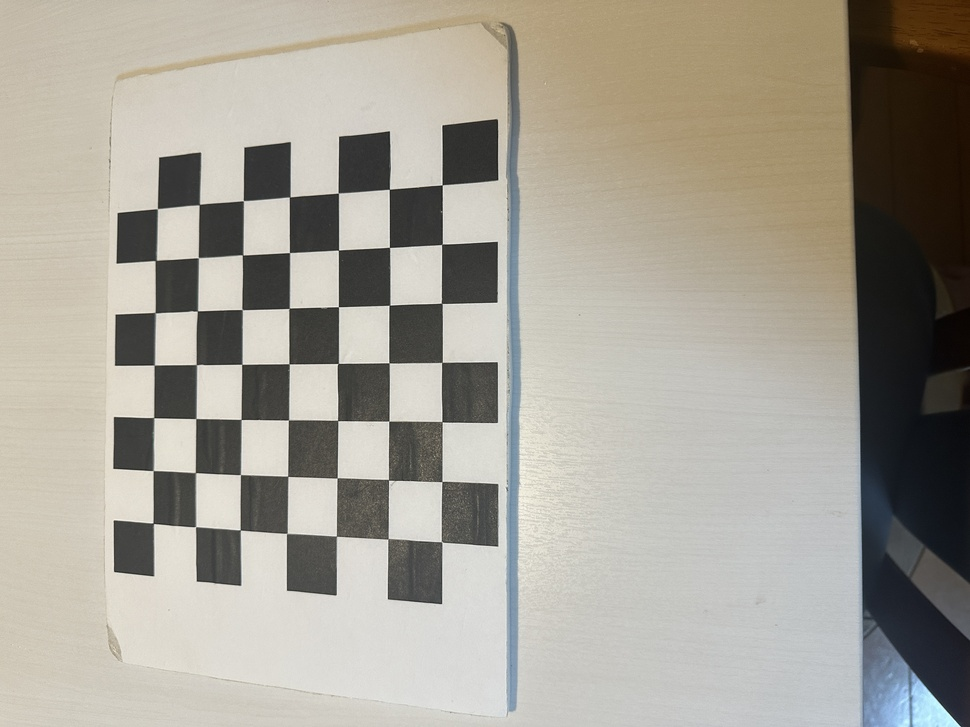
#> input picture SQ-2/images/IMG_001.jpg, 970 x 727 px, shrunk from 4032 x 3024 before the run; its folder holds only this picture in this run
$ python calibrate.py
#> lines starting #> are read from the running program, lines starting #| are printed output that depends on the picture; after the words box and inside, x2 and y2 are one past the last pixel; in counts of white or black regions, pixels touching at a corner belong together; long printed decimals are rounded
import cv2
import numpy as np
import glob
import os

# Settings
# internal corners (if squares are 8x8, internal corners are 7x7)
CHECKERBOARD = (7, 7)

# square size [mm]
SQUARE_SIZE = 25.0

# output directory
OUTPUT_DIR = "outputs"

# draw a 3D box on each image
DRAW_3D = True
BOX_HEIGHT_SQUARES = 3

# 35mm-equivalent focal length from specs (mm); set to None to skip comparison
FOCAL_LENGTH_EQ_MM = 24.0

os.makedirs(OUTPUT_DIR, exist_ok=True)

# Prepare 3D points
objp = np.zeros(
    (CHECKERBOARD[0] * CHECKERBOARD[1], 3),
    np.float32
)

objp[:, :2] = (
    np.mgrid[
        0:CHECKERBOARD[0],
        0:CHECKERBOARD[1]
    ].T.reshape(-1, 2)
)

objp *= SQUARE_SIZE

objpoints = []
imgpoints = []
valid_images = []
valid_filenames = []
image_size = None
detection_results = []

# Load images
images = glob.glob("images/*.jpg")

print(f"Found {len(images)} images")

# Detect chessboard corners
for fname in images:

    img = cv2.imread(fname)
#> img is the input picture: shape (727, 970, 3); mean B, G, R 149.6, 160.1, 164.3

    if img is None:
        print(f"Cannot load {fname}")
        continue

    gray = cv2.cvtColor(img, cv2.COLOR_BGR2GRAY)
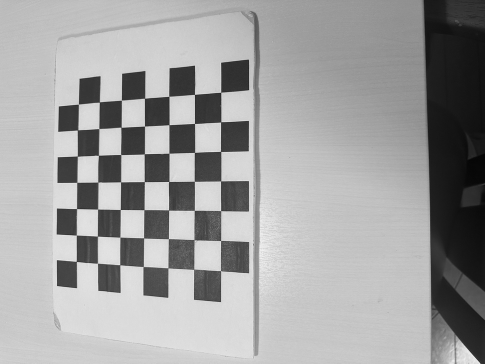
#> gray: shape (727, 970) (shown at 1/2 size); min 4, max 254, mean 160.2

    if image_size is None:
        image_size = gray.shape[::-1]

    ret, corners = cv2.findChessboardCornersSB(
        gray,
        CHECKERBOARD,
        None
    )
#> ret = True; corners = 49 rows, first 8: [157.3, 208.6], [199.2, 204.4], [243.2, 200.8], [289.6, 196.8], [338.4, 193.1], [389.4, 189.2], [442.2, 184.9], [155.7, 260.4]

    print(fname, ret)
#| images/IMG_001.jpg True


    # log detection result for diagnostics
    basename = os.path.basename(fname)
    if ret and corners is not None:
        num_corners = int(corners.shape[0])
    else:
        num_corners = 0
    detection_results.append((basename, int(bool(ret)), num_corners))

    if ret:

        objpoints.append(objp)
        imgpoints.append(corners)
        valid_images.append(img)
        valid_filenames.append(os.path.basename(fname))

        cv2.drawChessboardCorners(
            img,
            CHECKERBOARD,
            corners,
            ret
        )
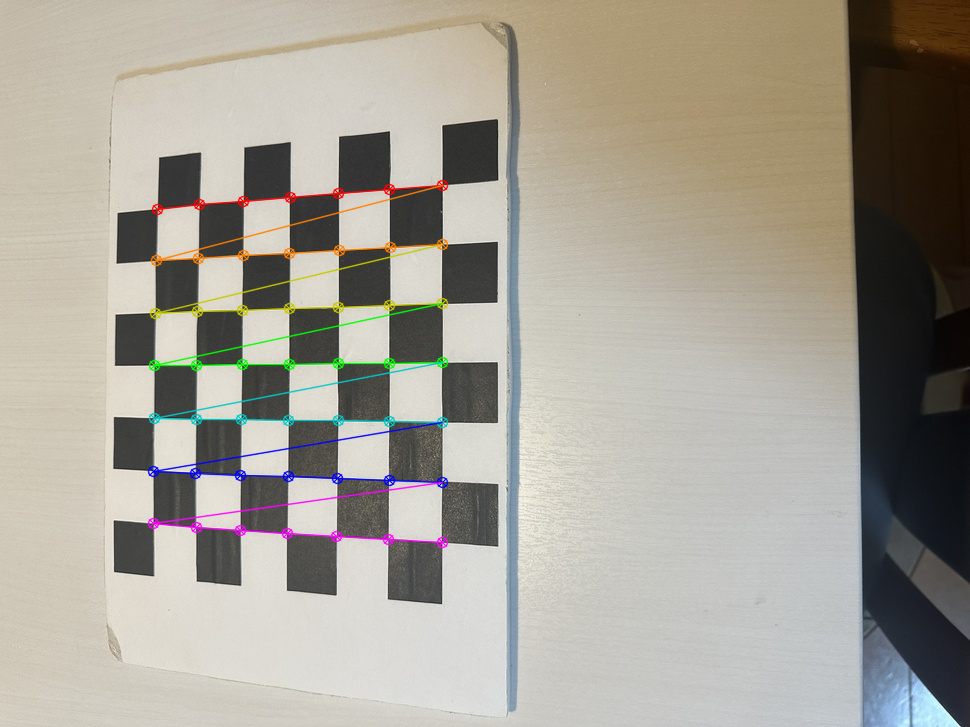
#> img: shape (727, 970, 3); 2.16% of pixels changed, all inside (x1, y1, x2, y2) = (147, 179, 449, 549)

        cv2.imwrite(
            os.path.join(
                OUTPUT_DIR,
                f"corners_{basename}"
            ),
            img
        )

# write detection summary for all images (detected / not detected)
with open(os.path.join(OUTPUT_DIR, "detection_summary.csv"), "w") as f:
    f.write("filename,detected,num_corners\n")
    for name, det, nc in detection_results:
        f.write(f"{name},{det},{nc}\n")
#> this loop made 1 pass
#> (name, det, nc) on pass 1: ('IMG_001.jpg', 1, 49)

if not objpoints:
    raise SystemExit("No chessboard corners detected. Check CHECKERBOARD and images.")

# Camera calibration
ret, mtx, dist, rvecs, tvecs = cv2.calibrateCamera(
    objpoints,
    imgpoints,
    image_size,
    None,
    None
)
#> ret = 0.201; mtx = [[631, 0, 481.7], [0, 660.4, 365], [0, 0, 1]]; dist = [[0.186, -0.657, -0.00384, 0.00533, 0.552]]; rvecs = ([-0.0373, 0.243, -0.00526],); tvecs = ([-163.2, -74.6, 318.6],)

print("\n============================")
print("Camera Matrix")
print("============================")
print(mtx)
#| [[630.972   0.         481.722]
#|  [  0.         660.390 365.046]
#|  [  0.           0.           1.        ]]

print("\n============================")
print("Distortion Coefficients")
print("============================")
print(dist)
#| [[ 0.1858 -0.6574 -0.00384  0.005334  0.5519]]

print("\n============================")
print("Extrinsic Parameters (R, t)")
print("============================")

for i, (rvec, tvec) in enumerate(zip(rvecs, tvecs)):
    rmat, _ = cv2.Rodrigues(rvec)
    print(f"Image {i:02d} R =\n{rmat}")
    print(f"Image {i:02d} t =\n{tvec}\n")
#> this loop made 1 pass
#> (rvec, tvec) on pass 1: ([-0.0373, 0.243, -0.00526], [-163.2, -74.6, 318.6])
#> (printed output is left out)

if DRAW_3D:
    board_w = (CHECKERBOARD[0] - 1) * SQUARE_SIZE
    board_h = (CHECKERBOARD[1] - 1) * SQUARE_SIZE
    box_h = BOX_HEIGHT_SQUARES * SQUARE_SIZE

    box_points = np.float32(
        [
            [0, 0, 0],
            [board_w, 0, 0],
            [board_w, board_h, 0],
            [0, board_h, 0],
            [0, 0, -box_h],
            [board_w, 0, -box_h],
            [board_w, board_h, -box_h],
            [0, board_h, -box_h],
        ]
    )

    for i, (img, rvec, tvec) in enumerate(zip(valid_images, rvecs, tvecs)):
        imgpts, _ = cv2.projectPoints(
            box_points,
            rvec,
            tvec,
            mtx,
            dist
        )

        imgpts = np.int32(imgpts).reshape(-1, 2)

        cv2.polylines(img, [imgpts[:4]], True, (0, 255, 0), 2)
        cv2.polylines(img, [imgpts[4:]], True, (0, 255, 0), 2)

        for j in range(4):
            cv2.line(img, tuple(imgpts[j]), tuple(imgpts[j + 4]), (0, 255, 0), 2)

        cv2.imwrite(
            os.path.join(
                OUTPUT_DIR,
                f"box_{valid_filenames[i]}"
            ),
            img
        )
#> this loop made 1 pass
#> pass 1, `cv2.imwrite( os.path.join( OUTPUT_DIR, f"box_{valid_filenames[i]}" ), ..`:
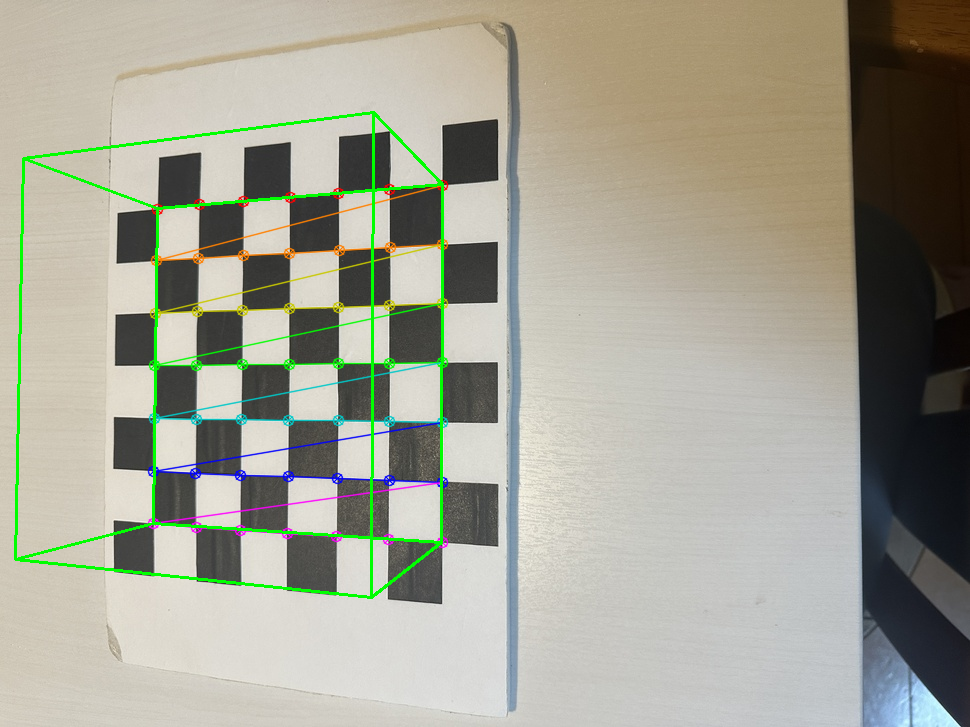
#> saved as box_IMG_001.jpg: shape (727, 970, 3); mean B, G, R 147.3, 161.4, 161.9

# Reprojection error
mean_error = 0

for i in range(len(objpoints)):

    imgpoints2, _ = cv2.projectPoints(
        objpoints[i],
        rvecs[i],
        tvecs[i],
        mtx,
        dist
    )

    error = cv2.norm(
        imgpoints[i],
        imgpoints2,
        cv2.NORM_L2
    ) / len(imgpoints2)

    mean_error += error
#> this loop made 1 pass
#> (error, mean_error) on pass 1: (0.0287, 0.0287)
#> after the loop, mean_error = 0.0287

print("\n============================")
print("Mean Reprojection Error")
print("============================")
print(mean_error / len(objpoints))
#| 0.02873

# per-image reprojection errors and save CSV
per_errs = []
for i in range(len(objpoints)):
    imgpoints2, _ = cv2.projectPoints(
        objpoints[i],
        rvecs[i],
        tvecs[i],
        mtx,
        dist
    )
    err = cv2.norm(imgpoints[i], imgpoints2, cv2.NORM_L2) / len(imgpoints2)
    name = valid_filenames[i] if i < len(valid_filenames) else f"img_{i}"
    per_errs.append((name, float(err)))
#> this loop made 1 pass
#> (err, name) on pass 1: (0.0287, 'IMG_001.jpg')
#> after the loop, per_errs = [('IMG_001.jpg', 0.0287)]

with open(os.path.join(OUTPUT_DIR, "per_image_errors.csv"), "w") as f:
    f.write("filename,error\n")
    for name, e in per_errs:
        f.write(f"{name},{e:.6f}\n")
#> this loop made 1 pass

per_errs_sorted = sorted(per_errs, key=lambda x: x[1], reverse=True)
#> per_errs_sorted = [('IMG_001.jpg', 0.0287)]
print("\nPer-image reprojection errors (px), largest first:")
for name, e in per_errs_sorted[:10]:
    print(f"{name}: {e:.4f}")

if FOCAL_LENGTH_EQ_MM is not None:
    image_width_px = image_size[0]
    f_px_from_spec = (FOCAL_LENGTH_EQ_MM / 36.0) * image_width_px
    f_px_est = 0.5 * (mtx[0, 0] + mtx[1, 1])
#> f_px_est = 645.7

    print("\n============================")
    print("Focal Length Comparison")
    print("============================")
    print(f"Estimated f (px): {f_px_est:.2f}")
#| Estimated f (px): 645.68
    print(f"From spec (px):   {f_px_from_spec:.2f}")
#| From spec (px):   646.67

# Save parameters
np.save(os.path.join(OUTPUT_DIR, "camera_matrix.npy"), mtx)
np.save(os.path.join(OUTPUT_DIR, "dist_coeffs.npy"), dist)

print("\nSaved calibration results.")

$ run again, on SQ-2/images/IMG_005.jpg
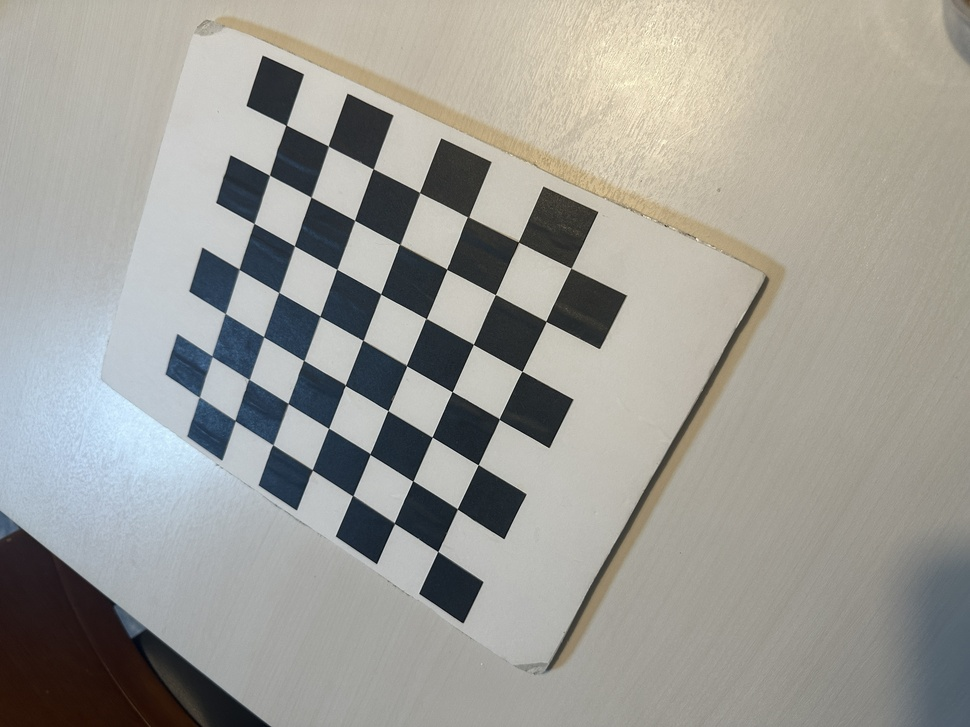
#> input picture SQ-2/images/IMG_005.jpg, 970 x 727 px, shrunk from 4032 x 3024 before the run
#> img is the input picture: shape (727, 970, 3); mean B, G, R 150.5, 156.2, 157.2
#> `ret, corners = cv2.findChessboardCornersSB( gray, CHECKERBOARD, None )`: ret = True; corners = 49 rows, first 8: [285.9, 125.1], [328.2, 146], [373.1, 168.8], [419.8, 192.6], [467.9, 217], [518.7, 242.1], [571, 268.2], [269.2, 175.1]
#| images/IMG_005.jpg True
#> `cv2.drawChessboardCorners( img, CHECKERBOARD, corners, ret )`:
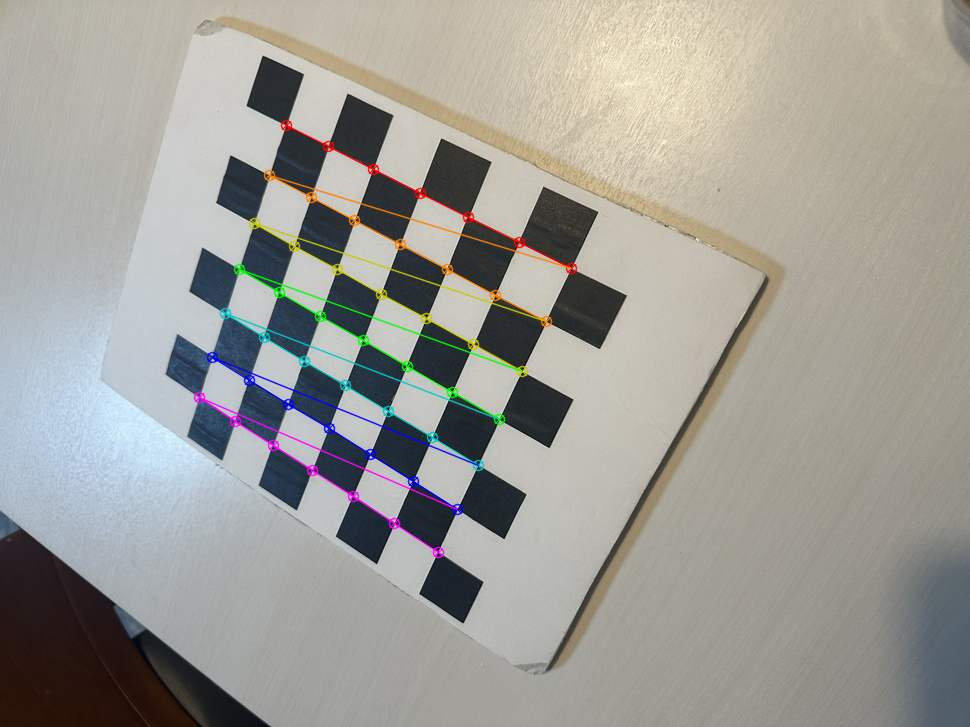
#> img: shape (727, 970, 3); 2.07% of pixels changed, all inside (x1, y1, x2, y2) = (193, 119, 578, 559)
#> the loop `for name, det, nc in detection_results:` made 1 pass
#> (name, det, nc) on pass 1: ('IMG_005.jpg', 1, 49)
#> `ret, mtx, dist, rvecs, tvecs = cv2.calibrateCamera( objpoints, imgpoin..`: ret = 0.192; mtx = [[812, 0, 502.8], [0, 784.8, 356.4], [0, 0, 1]]; dist = [[0.159, 0.615, 0.004, 0.0143, -6.72]]; rvecs = ([0.274, 0.35, 0.46],); tvecs = ([-98.47, -107.9, 366.9],)
#| [[811.955   0.         502.816]
#|  [  0.         784.818 356.377]
#|  [  0.           0.           1.        ]]
#| [[ 1.59237770e-01  6.14839612e-01  4.00153050e-03  1.43075138e-02
#|   -6.71675992e+00]]
#> the loop `for i, (rvec, tvec) in enumerate(zip(rvecs, tvecs)):` made 1 pass
#> (rvec, tvec) on pass 1: ([0.274, 0.35, 0.46], [-98.47, -107.9, 366.9])
#> (printed output is left out)
#> the loop `for i, (img, rvec, tvec) in enumerate(zip(valid_images, rvecs, tvecs)):` made 1 pass
#> pass 1, `cv2.imwrite( os.path.join( OUTPUT_DIR, f"box_{valid_filenames[i]}" ), ..`:
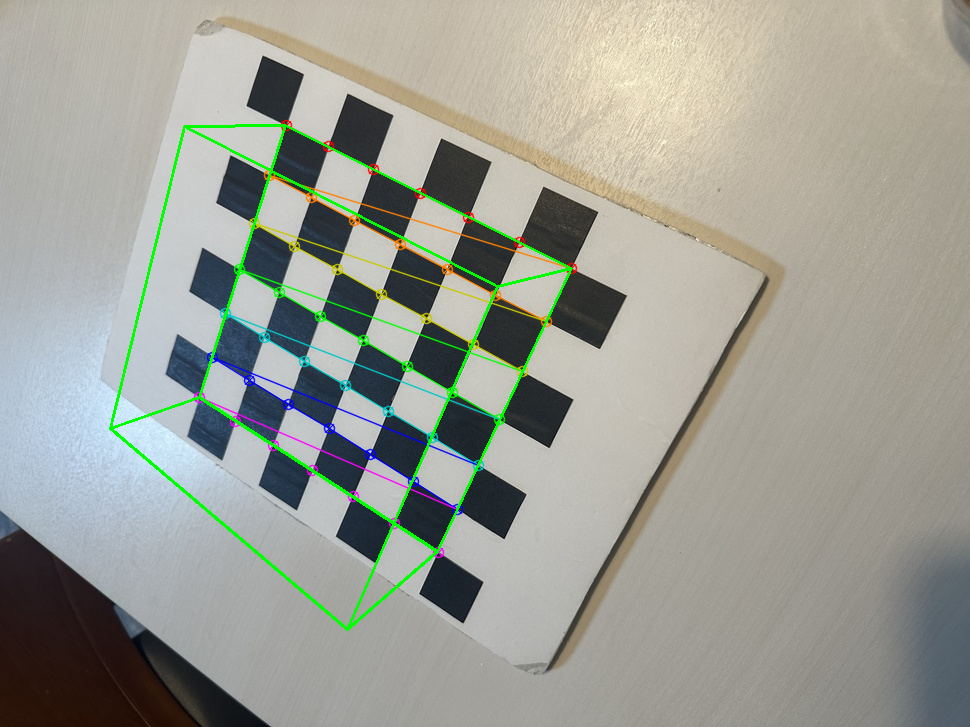
#> saved as box_IMG_005.jpg: shape (727, 970, 3); mean B, G, R 148.5, 157.6, 155.6
#> the loop `for i in range(len(objpoints)): ` made 1 pass
#> (error, mean_error) on pass 1: (0.0274, 0.0274)
#> after the loop `for i in range(len(objpoints)):`: mean_error = 0.0274
#| 0.02739
#> the loop `for i in range(len(objpoints)):` made 1 pass
#> (err, name) on pass 1: (0.0274, 'IMG_005.jpg')
#> after the loop `for i in range(len(objpoints)):`: per_errs = [('IMG_005.jpg', 0.0274)]
#> the loop `for name, e in per_errs:` made 1 pass
#> the loop `for name, e in per_errs_sorted[:10]:` made 1 pass
#> (printed output is left out)
#> f_px_est = 798.4
#| Estimated f (px): 798.39
#| From spec (px):   646.67
